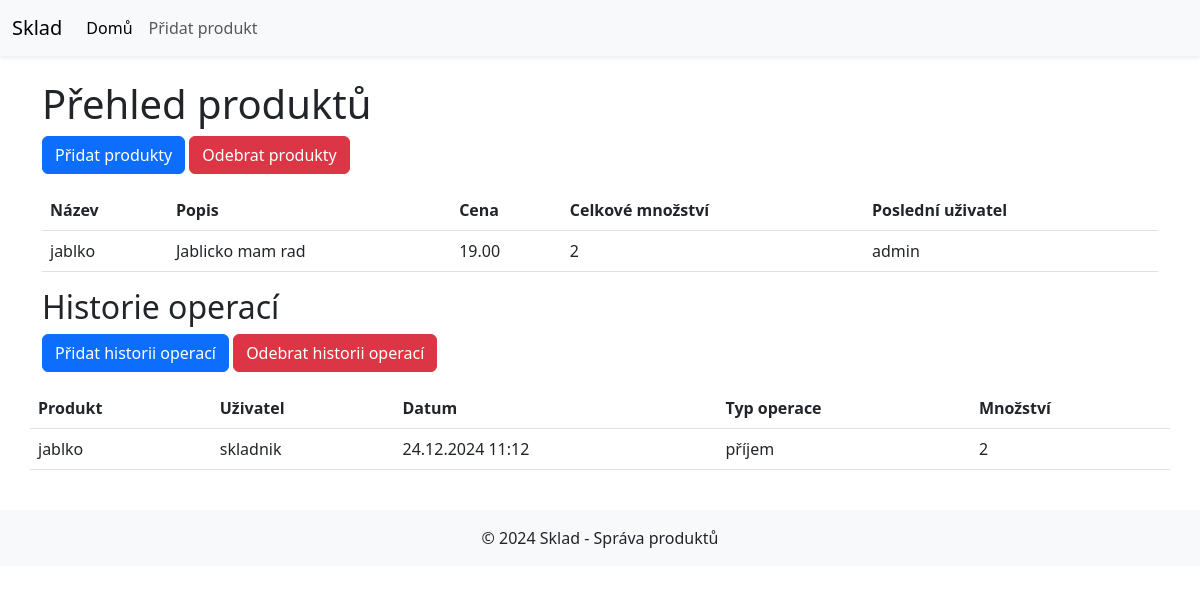
The page / on the database its author committed.
### sklad/models.py (models this page shows, shortened)
class Produkt(models.Model):
    nazev = models.CharField(max_length=200)
    popis = models.TextField(blank=True)
    cena = models.DecimalField(max_digits=10, decimal_places=2)
    mnozstvi = models.PositiveIntegerField()
    min_zasoba = models.PositiveIntegerField(default=0)
    uzivatel = models.ForeignKey(User, on_delete=models.SET_NULL, null=True, blank=True)  # Cizí klíč na uživatele

class HistorieOperaci(models.Model):
    produkt = models.ForeignKey(Produkt, on_delete=models.CASCADE)
    uzivatel = models.ForeignKey(User, on_delete=models.CASCADE)  # Odkaz na uživatele
    datum = models.DateTimeField(auto_now_add=True)
    typ_operace = models.CharField(max_length=10, choices=[('příjem', 'Příjem'), ('výdej', 'Výdej')])
    mnozstvi = models.PositiveIntegerField()

### sklad/views.py (the view)
# urls.py: path('', views.index, name='index'),
def index(request):
    produkty = Produkt.objects.annotate(
        ma_historii=Exists(HistorieOperaci.objects.filter(produkt=OuterRef('pk')))
    )
    historie = HistorieOperaci.objects.all()
    kontext = {
        'produkty': produkty,
        'historie': historie,
    }
    return render(request, 'sklad/index.html', kontext)

### sklad/templates/sklad/index.html
{% extends 'sklad/base.html' %}
{% block content %}
<div class="container">
    <h1>Přehled produktů</h1>
    <div class="mb-3">
        <a href="{% url 'pridat_produkt' %}" class="btn btn-primary">Přidat produkty</a>
        <a href="{% url 'odebrat_produkty' %}" class="btn btn-danger">Odebrat produkty</a>
    </div>
    {% if produkty %}
        <table class="table">
            <thead>
                <tr>
                    <th>Název</th>
                    <th>Popis</th>
                    <th>Cena</th>
                    <th>Celkové množství</th>
                    <th>Poslední uživatel</th>
                </tr>
            </thead>
            <tbody>
                {% for produkt in produkty %}
                    <tr>
                        <td>{{ produkt.nazev }}</td>
                        <td>{{ produkt.popis }}</td>
                        <td>{{ produkt.cena }}</td>
                        <td>{{ produkt.mnozstvi }}</td>
                        <td>
                            {% if produkt.uzivatel %}
                                {{ produkt.uzivatel.username }}
                            {% else %}
                                -
                            {% endif %}
                        </td>
                    </tr>
                {% endfor %}
            </tbody>
        </table>
    {% else %}
        <p>Žádné produkty nejsou k dispozici.</p>
    {% endif %}
</div>
     <h2>Historie operací</h2>
    <div class="mb-3">
        <a href="{% url 'pridat_historii' %}" class="btn btn-primary">Přidat historii operací</a>
        <a href="{% url 'odebrat_historii' %}" class="btn btn-danger">Odebrat historii operací</a>
    </div>
    {% if historie %}
        <table class="table">
            <thead>
                <tr>
                    <th>Produkt</th>
                    <th>Uživatel</th>
                    <th>Datum</th>
                    <th>Typ operace</th>
                    <th>Množství</th>
                </tr>
            </thead>
            <tbody>
                {% for operace in historie %}
                    <tr>
                        <td>{{ operace.produkt.nazev }}</td>
                        <td>{{ operace.uzivatel.username }}</td>
                        <td>{{ operace.datum|date:"d.m.Y H:i" }}</td>
                        <td>{{ operace.typ_operace }}</td>
                        <td>{{ operace.mnozstvi }}</td>
                    </tr>
                {% endfor %}
            </tbody>
        </table>
    {% else %}
        <p>Žádné operace nejsou k dispozici.</p>
    {% endif %}
{% endblock %}

### sklad/templates/sklad/base.html (shortened to what this page needs)
<!DOCTYPE html>
<html lang="cs">
<head>
    <link href="https://cdn.jsdelivr.net/npm/bootstrap@5.3.0-alpha1/dist/css/bootstrap.min.css" rel="stylesheet">
</head>
<body>
    <header>
        <nav class="navbar navbar-expand-lg navbar-light bg-light shadow-sm">
            <div class="container-fluid">
                <a class="navbar-brand" href="/">Sklad</a>
                <div class="collapse navbar-collapse" id="navbarNav">
                    <ul class="navbar-nav">
                        <li class="nav-item">
                            <a class="nav-link active" aria-current="page" href="/">Domů</a>
                        </li>
                        <li class="nav-item">
                            <a class="nav-link" href="/pridat/">Přidat produkt</a>
                        </li>
                    </ul>
                </div>
            </div>
        </nav>
    </header>
    <main class="container mt-4">
        <div class="row">
            {% block content %}{% endblock %}
        </div>
    </main>
    <footer class="bg-light py-3 mt-4">
        <div class="container text-center">
            <p class="mb-0">© 2024 Sklad - Správa produktů</p>
        </div>
    </footer>
</body>
</html>

### rows shown on the page
Produkt: nazev "jablko", popis "Jablicko mam rad", cena "19.00", mnozstvi "2", uzivatel.username "admin"
HistorieOperaci: produkt.nazev "jablko", uzivatel.username "skladnik", datum "24.12.2024 11:12", typ_operace "příjem", mnozstvi "2"
